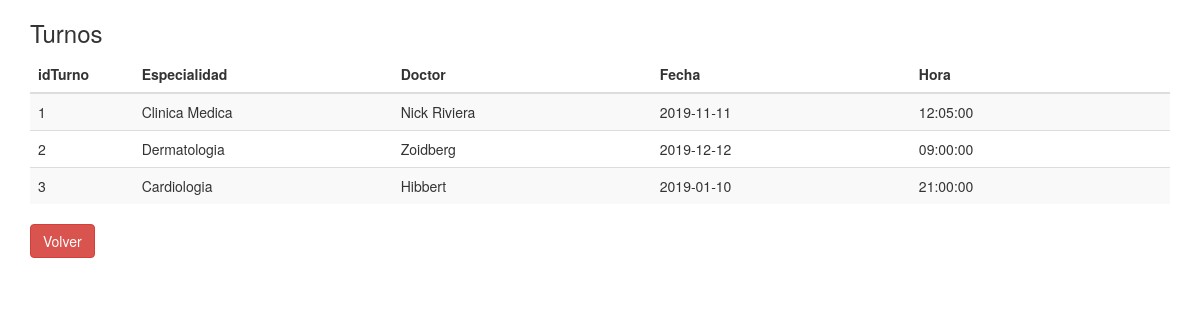
Page /otro/url/turnos.php on the committed database.
### tables this page shows
CREATE TABLE IF NOT EXISTS `turnos` (
  `idturno` int(11) NOT NULL,
  `especialidad` varchar(45) NOT NULL,
  `doctor` varchar(45) NOT NULL,
  `fecha` date NOT NULL,
  `hora` time NOT NULL,
  PRIMARY KEY (`idturno`)
);

### otro/url/turnos.php (the view, shortened to what this page needs)
<!DOCTYPE html>
<html>
	<head>
  		<link rel="stylesheet" href="https://maxcdn.bootstrapcdn.com/bootstrap/3.4.0/css/bootstrap.min.css">
  		<link rel="stylesheet" href="css/estilos-img.css">
	</head>
	<body>
		<div class="container">
			<div class="row">
				<div class="col-xs-12">
					<h3>Turnos</h3>
					<table class="table table-striped">
						<thead>
							<tr>
								<th width="100">idTurno</th>
								<th width="250">Especialidad</th>
								<th width="250">Doctor</th>
								<th width="250">Fecha</th>
								<th width="250">Hora</th>
							</tr>
						</thead>
					<?php
                		$link = mysqli_connect("localhost:3307","root","usbw","pankcro");
                		$result = mysqli_query($link,"SELECT * FROM pankcro.turnos");
                   		while($row=mysqli_fetch_array($result)){
                   			echo'
                   			<tr>
                   		 		<td>'.$row[0].'</td>
                   		 		<td>'.$row[1].'</td>
                   		 		<td>'.$row[2].'</td>
                   		 		<td>'.$row[3].'</td>
                   		 		<td>'.$row[4].'</td>
                   			</tr>
                   			';
                   		}
            		?>
            </table>
            	</div>
        	</div>
        	<a href="/index.php"><button type="button" class="btn btn-danger">Volver</button></a>
		</div>
	</body>
</html>

### rows in the picture
turnos: idturno "1", especialidad "Clinica Medica", doctor "Nick Riviera", fecha "2019-11-11", hora "12:05:00"
turnos: idturno "2", especialidad "Dermatologia", doctor "Zoidberg", fecha "2019-12-12", hora "09:00:00"
turnos: idturno "3", especialidad "Cardiologia", doctor "Hibbert", fecha "2019-01-10", hora "21:00:00"
